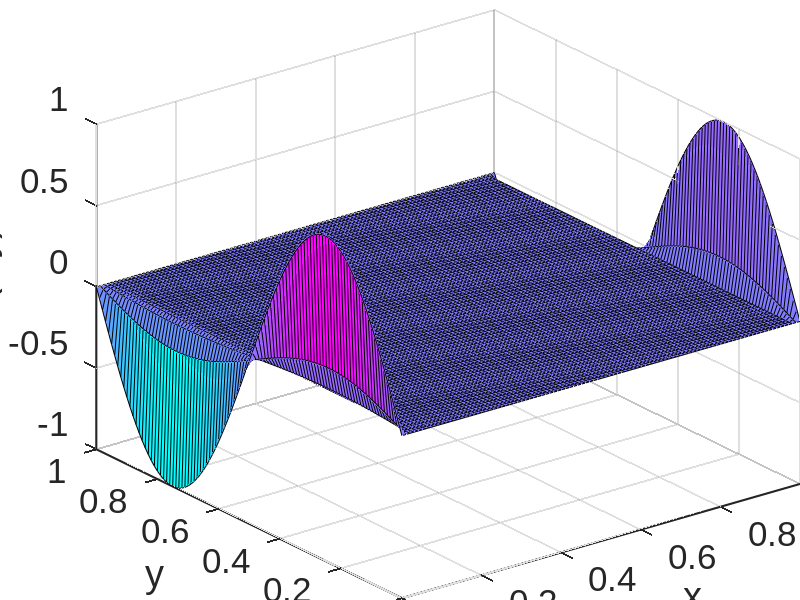
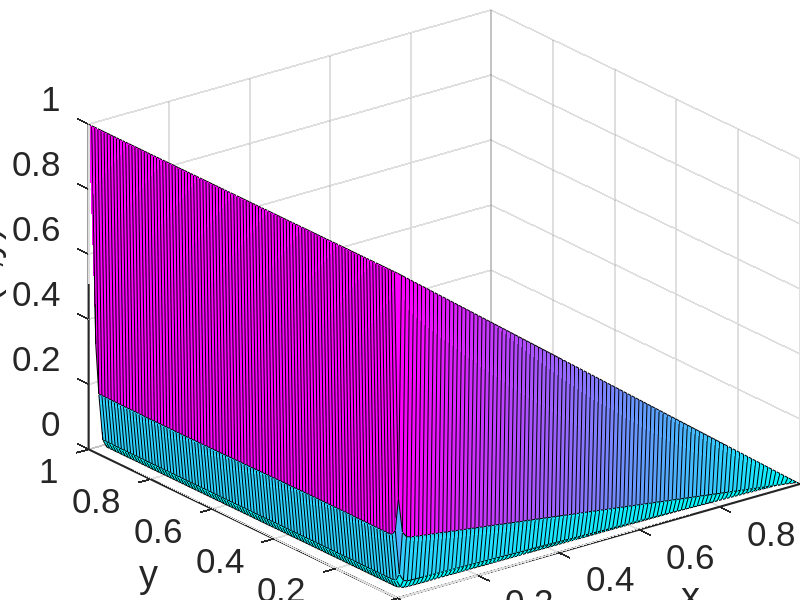

Here is the MATLAB script that generated these plots, in order:
%%%%%%%%%%%%%%%%%%%%%%%%%%%%%%%%%%%%%%%%%%%%%%%%%%%%%%%%%%%%%%%%%%%%%%%%%%%
%%%% Final Project: Solution of Burger's Equations
%%%% Student Name: Yangchao Liao
%%%% Student ID.: 1299252
%%%% Department: Civil & Environmental Eng.
%%%%%%%%%%%%%%%%%%%%%%%%%%%%%%%%%%%%%%%%%%%%%%%%%%%%%%%%%%%%%%%%%%%%%%%%%%%

clear all; 
close all;
clc;

%% Initial and boundary conditions
x = 0:0.01:1;
y = 0:0.01:1;
N = length(x);  % here, length(y) = length(x) = N
dx = x(2) - x(1);
dy = y(2) - y(1);
  
u = zeros(N,N);
v = zeros(N,N);

for i=1:N
    u(1,i) = 0;  % u(0,y) = 0
    u(N,i) = 0;  % u(1,y) = 0
    v(i,N) = 0;  % v(x,1) = 0
    v(i,1) = 1;  % v(x,0) = 1
    u(i,1) = sin( 2 * pi * x(i) );  % u(x,0) = sin(2*pi*x)
    u(i,N) = sin( 2 * pi * x(i) );  % u(x,1) = sin(2*pi*x)
    v(1,i) = 1 - y(i);  % v(0,y) = 1-y
    v(N,i) = 1 - y(i);  % v(1,y) = 1-y   
end

nju = 0.015;
dt = 0.001;

%% Explicit Euler solution

u_Euler = u;
v_Euler = v;

for i=2:N-1
    
    for j=2:N-1
        A = u_Euler(i,j) * ( u_Euler(i+1,j) - u_Euler(i-1,j) )/(2 * dx) + ...
            v_Euler(i,j) * ( u_Euler(i,j+1) - u_Euler(i,j-1) )/(2 * dy);
        B = nju * ( u_Euler(i+1,j) - 2 * u_Euler(i,j) + u_Euler(i-1,j) )/(dx.^2) + ...
            nju * ( u_Euler(i,j+1) - 2 * u_Euler(i,j) + u_Euler(i,j-1) )/(dy.^2);     
        u_Euler(i,j) = u_Euler(i,j) + dt * ( B - A );

        C = u_Euler(i,j) * ( v_Euler(i+1,j) - v_Euler(i-1,j) )/(2 * dx) + ...
            v_Euler(i,j) * ( v_Euler(i,j+1) - v_Euler(i,j-1) )/(2 * dy);
        D = nju * ( v_Euler(i+1,j) - 2 * v_Euler(i,j) + v_Euler(i-1,j) )/(dx.^2) + ...
            nju * ( v_Euler(i,j+1) - 2 * v_Euler(i,j) + v_Euler(i,j-1) )/(dy.^2);     
        v_Euler(i,j) = v_Euler(i,j) + dt * ( D - C );
    
    
    end
    
end

%% Plotting surface of u(x,y) and v(x,y)
figure(1)
[X,Y] = meshgrid(x,y);
surf(X,Y,u_Euler);hold on;
shading faceted
colormap(cool)

xlabel('x','FontName','Arial','FontSize',25)
ylabel('y','FontName','Arial','FontSize',25)
zlabel('u(x,y)','FontName','Arial','FontSize',25)

set(gca,'linewidth',1.5,'FontName','Arial','FontSize',25);
set(gcf,'Color','w','Units','inches','position',[0,0,8,6]);
AxesH = gca;InSet = get(AxesH, 'TightInset');
set(AxesH, 'Position', [InSet(1:2), 1-InSet(1)-InSet(3), 1-InSet(2)-InSet(4)])
hold off;

figure(2)
[X,Y] = meshgrid(x,y);
surf(X,Y,v_Euler);hold on;
shading faceted
colormap(cool)

xlabel('x','FontName','Arial','FontSize',25)
ylabel('y','FontName','Arial','FontSize',25)
zlabel('v(x,y)','FontName','Arial','FontSize',25)

set(gca,'linewidth',1.5,'FontName','Arial','FontSize',25);
set(gcf,'Color','w','Units','inches','position',[0,0,8,6]);
AxesH = gca;InSet = get(AxesH, 'TightInset');
set(AxesH, 'Position', [InSet(1:2), 1-InSet(1)-InSet(3), 1-InSet(2)-InSet(4)])
hold off;

%% Plotting by line style
% figure(3)
% for i=1:N 
%    for j=1:N
%     X1(1,1:N) = x(1,i);
%    end
%  plot(X1(1,:),u_Euler(:,i));hold on
% end
% xlabel('x','FontName','Arial','FontSize',25)
% ylabel('u(x,y)','FontName','Arial','FontSize',25)
%  
% figure(4)
% for i=1:N 
%    for j=1:N
%     Y1(1,1:N) = y(1,i);
%    end
%  plot(Y1(1,:),u_Euler(i,:));hold on
%  end
% xlabel('y','FontName','Arial','FontSize',25)
% ylabel('u(x,y)','FontName','Arial','FontSize',25)
%    
% figure(5)
% for i=1:N 
%    for j=1:N
%     X1(1,1:N) = x(1,i);
%    end
%  plot(X1(1,:),v_Euler(:,i));hold on
% end
% xlabel('x','FontName','Arial','FontSize',25)
% ylabel('v(x,y)','FontName','Arial','FontSize',25)
%  
% figure(6)
% for i=1:N 
%    for j=1:N
%     Y1(1,1:N) = y(1,i);
%    end
%  plot(Y1(1,:),v_Euler(i,:));hold on
%  end
% xlabel('y','FontName','Arial','FontSize',25)
% ylabel('v(x,y)','FontName','Arial','FontSize',25)